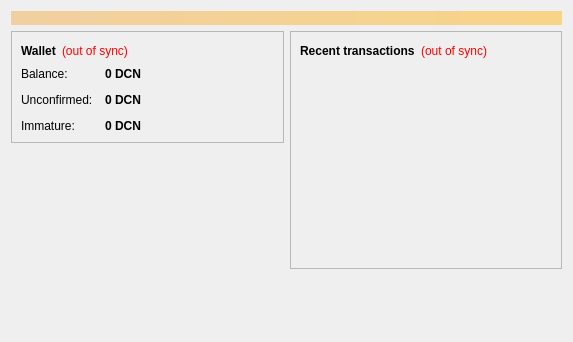
<?xml version="1.0" encoding="UTF-8"?>
<ui version="4.0">
 <class>OverviewPage</class>
 <widget class="QWidget" name="OverviewPage">
  <property name="geometry">
   <rect>
    <x>0</x>
    <y>0</y>
    <width>573</width>
    <height>342</height>
   </rect>
  </property>
  <property name="windowTitle">
   <string>Form</string>
  </property>
  <layout class="QVBoxLayout" name="topLayout">
   <item>
    <widget class="QLabel" name="labelAlerts">
     <property name="visible">
      <bool>false</bool>
     </property>
     <property name="styleSheet">
      <string notr="true">background-color: qlineargradient(x1: 0, y1: 0, x2: 1, y2: 0, stop:0 #F0D0A0, stop:1 #F8D488); color:#000000;</string>
     </property>
     <property name="wordWrap">
      <bool>true</bool>
     </property>
     <property name="margin">
      <number>3</number>
     </property>
    </widget>
   </item>
   <item>
    <layout class="QHBoxLayout" name="horizontalLayout" stretch="1,1">
     <item>
      <layout class="QVBoxLayout" name="verticalLayout_2">
       <item>
        <widget class="QFrame" name="frame">
         <property name="frameShape">
          <enum>QFrame::StyledPanel</enum>
         </property>
         <property name="frameShadow">
          <enum>QFrame::Raised</enum>
         </property>
         <layout class="QVBoxLayout" name="verticalLayout_4">
          <item>
           <layout class="QHBoxLayout" name="horizontalLayout_4">
            <item>
             <widget class="QLabel" name="label_5">
              <property name="font">
               <font>
                <weight>75</weight>
                <bold>true</bold>
               </font>
              </property>
              <property name="text">
               <string>Wallet</string>
              </property>
             </widget>
            </item>
            <item>
             <widget class="QLabel" name="labelWalletStatus">
              <property name="toolTip">
               <string>The displayed information may be out of date. Your wallet automatically synchronizes with the Deepcoin network after a connection is established, but this process has not completed yet.</string>
              </property>
              <property name="styleSheet">
               <string notr="true">QLabel { color: red; }</string>
              </property>
              <property name="text">
               <string notr="true">(out of sync)</string>
              </property>
              <property name="alignment">
               <set>Qt::AlignLeading|Qt::AlignLeft|Qt::AlignVCenter</set>
              </property>
             </widget>
            </item>
            <item>
             <spacer name="horizontalSpacer_2">
              <property name="orientation">
               <enum>Qt::Horizontal</enum>
              </property>
              <property name="sizeHint" stdset="0">
               <size>
                <width>40</width>
                <height>20</height>
               </size>
              </property>
             </spacer>
            </item>
           </layout>
          </item>
          <item>
           <layout class="QFormLayout" name="formLayout_2">
            <property name="fieldGrowthPolicy">
             <enum>QFormLayout::AllNonFixedFieldsGrow</enum>
            </property>
            <property name="horizontalSpacing">
             <number>12</number>
            </property>
            <property name="verticalSpacing">
             <number>12</number>
            </property>
            <item row="0" column="0">
             <widget class="QLabel" name="label">
              <property name="text">
               <string>Balance:</string>
              </property>
             </widget>
            </item>
            <item row="0" column="1">
             <widget class="QLabel" name="labelBalance">
              <property name="font">
               <font>
                <weight>75</weight>
                <bold>true</bold>
               </font>
              </property>
              <property name="cursor">
               <cursorShape>IBeamCursor</cursorShape>
              </property>
              <property name="toolTip">
               <string>Your current balance</string>
              </property>
              <property name="text">
               <string notr="true">0 DCN</string>
              </property>
              <property name="textInteractionFlags">
               <set>Qt::LinksAccessibleByMouse|Qt::TextSelectableByKeyboard|Qt::TextSelectableByMouse</set>
              </property>
             </widget>
            </item>
            <item row="1" column="0">
             <widget class="QLabel" name="label_3">
              <property name="text">
               <string>Unconfirmed:</string>
              </property>
             </widget>
            </item>
            <item row="1" column="1">
             <widget class="QLabel" name="labelUnconfirmed">
              <property name="font">
               <font>
                <weight>75</weight>
                <bold>true</bold>
               </font>
              </property>
              <property name="cursor">
               <cursorShape>IBeamCursor</cursorShape>
              </property>
              <property name="toolTip">
               <string>Total of transactions that have yet to be confirmed, and do not yet count toward the current balance</string>
              </property>
              <property name="text">
               <string notr="true">0 DCN</string>
              </property>
              <property name="textInteractionFlags">
               <set>Qt::LinksAccessibleByMouse|Qt::TextSelectableByKeyboard|Qt::TextSelectableByMouse</set>
              </property>
             </widget>
            </item>
            <item row="2" column="0">
             <widget class="QLabel" name="labelImmatureText">
              <property name="text">
               <string>Immature:</string>
              </property>
             </widget>
            </item>
            <item row="2" column="1">
             <widget class="QLabel" name="labelImmature">
              <property name="font">
               <font>
                <weight>75</weight>
                <bold>true</bold>
               </font>
              </property>
              <property name="toolTip">
               <string>Mined balance that has not yet matured</string>
              </property>
              <property name="text">
               <string notr="true">0 DCN</string>
              </property>
              <property name="textInteractionFlags">
               <set>Qt::LinksAccessibleByMouse|Qt::TextSelectableByKeyboard|Qt::TextSelectableByMouse</set>
              </property>
             </widget>
            </item>
           </layout>
          </item>
         </layout>
        </widget>
       </item>
       <item>
        <spacer name="verticalSpacer">
         <property name="orientation">
          <enum>Qt::Vertical</enum>
         </property>
         <property name="sizeHint" stdset="0">
          <size>
           <width>20</width>
           <height>40</height>
          </size>
         </property>
        </spacer>
       </item>
      </layout>
     </item>
     <item>
      <layout class="QVBoxLayout" name="verticalLayout_3">
       <item>
        <widget class="QFrame" name="frame_2">
         <property name="frameShape">
          <enum>QFrame::StyledPanel</enum>
         </property>
         <property name="frameShadow">
          <enum>QFrame::Raised</enum>
         </property>
         <layout class="QVBoxLayout" name="verticalLayout">
          <item>
           <layout class="QHBoxLayout" name="horizontalLayout_2">
            <item>
             <widget class="QLabel" name="label_4">
              <property name="text">
               <string>&lt;b&gt;Recent transactions&lt;/b&gt;</string>
              </property>
             </widget>
            </item>
            <item>
             <widget class="QLabel" name="labelTransactionsStatus">
              <property name="toolTip">
               <string>The displayed information may be out of date. Your wallet automatically synchronizes with the Deepcoin network after a connection is established, but this process has not completed yet.</string>
              </property>
              <property name="styleSheet">
               <string notr="true">QLabel { color: red; }</string>
              </property>
              <property name="text">
               <string notr="true">(out of sync)</string>
              </property>
              <property name="alignment">
               <set>Qt::AlignRight|Qt::AlignTrailing|Qt::AlignVCenter</set>
              </property>
             </widget>
            </item>
            <item>
             <spacer name="horizontalSpacer">
              <property name="orientation">
               <enum>Qt::Horizontal</enum>
              </property>
              <property name="sizeHint" stdset="0">
               <size>
                <width>40</width>
                <height>20</height>
               </size>
              </property>
             </spacer>
            </item>
           </layout>
          </item>
          <item>
           <widget class="QListView" name="listTransactions">
            <property name="styleSheet">
             <string notr="true">QListView { background: transparent; }</string>
            </property>
            <property name="frameShape">
             <enum>QFrame::NoFrame</enum>
            </property>
            <property name="verticalScrollBarPolicy">
             <enum>Qt::ScrollBarAlwaysOff</enum>
            </property>
            <property name="horizontalScrollBarPolicy">
             <enum>Qt::ScrollBarAlwaysOff</enum>
            </property>
            <property name="selectionMode">
             <enum>QAbstractItemView::NoSelection</enum>
            </property>
           </widget>
          </item>
         </layout>
        </widget>
       </item>
       <item>
        <spacer name="verticalSpacer_2">
         <property name="orientation">
          <enum>Qt::Vertical</enum>
         </property>
         <property name="sizeHint" stdset="0">
          <size>
           <width>20</width>
           <height>40</height>
          </size>
         </property>
        </spacer>
       </item>
      </layout>
     </item>
    </layout>
   </item>
  </layout>
 </widget>
 <resources/>
 <connections/>
</ui>
